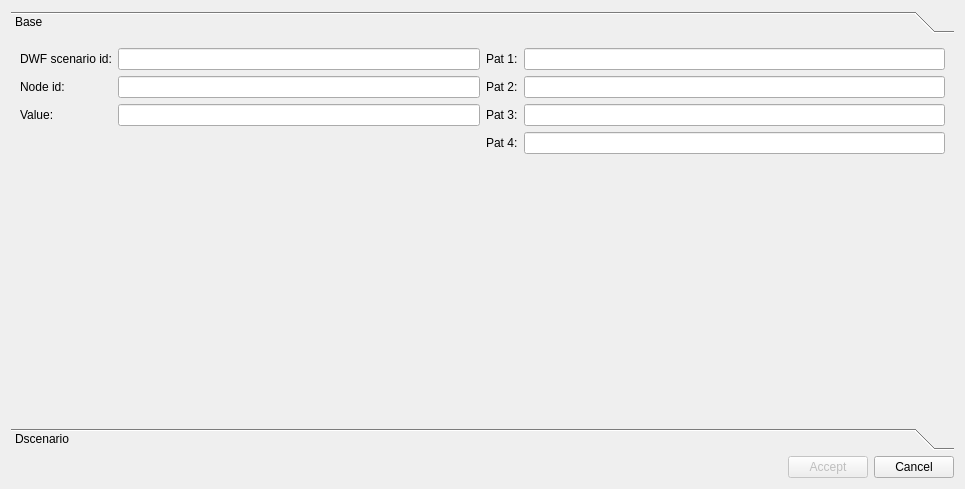
<?xml version="1.0" encoding="UTF-8"?>
<ui version="4.0">
 <class>info_epa_dwf</class>
 <widget class="QDialog" name="info_epa_dwf">
  <property name="geometry">
   <rect>
    <x>0</x>
    <y>0</y>
    <width>965</width>
    <height>489</height>
   </rect>
  </property>
  <property name="windowTitle">
   <string>DWF</string>
  </property>
  <layout class="QGridLayout" name="gridLayout_5">
   <item row="0" column="0">
    <widget class="QToolBox" name="toolBox">
     <property name="currentIndex">
      <number>0</number>
     </property>
     <widget class="QWidget" name="page">
      <property name="geometry">
       <rect>
        <x>0</x>
        <y>0</y>
        <width>943</width>
        <height>368</height>
       </rect>
      </property>
      <attribute name="label">
       <string>Base</string>
      </attribute>
      <layout class="QGridLayout" name="gridLayout_2">
       <item row="0" column="0">
        <layout class="QGridLayout" name="lyt_base_1">
         <item row="0" column="0">
          <widget class="QLabel" name="label">
           <property name="text">
            <string>DWF scenario id:</string>
           </property>
          </widget>
         </item>
         <item row="2" column="0">
          <widget class="QLabel" name="label_4">
           <property name="text">
            <string>Value:</string>
           </property>
          </widget>
         </item>
         <item row="1" column="1">
          <widget class="QLineEdit" name="node_id"/>
         </item>
         <item row="1" column="0">
          <widget class="QLabel" name="label_3">
           <property name="text">
            <string>Node id:</string>
           </property>
          </widget>
         </item>
         <item row="2" column="1">
          <widget class="QLineEdit" name="value"/>
         </item>
         <item row="0" column="1">
          <widget class="QLineEdit" name="dwfscenario_id"/>
         </item>
         <item row="3" column="0" colspan="2">
          <spacer name="verticalSpacer">
           <property name="orientation">
            <enum>Qt::Vertical</enum>
           </property>
           <property name="sizeHint" stdset="0">
            <size>
             <width>20</width>
             <height>40</height>
            </size>
           </property>
          </spacer>
         </item>
        </layout>
       </item>
       <item row="0" column="1">
        <layout class="QGridLayout" name="lyt_base_2" rowstretch="0,0,0,0,0">
         <item row="1" column="1">
          <widget class="QLineEdit" name="pat2"/>
         </item>
         <item row="0" column="1">
          <widget class="QLineEdit" name="pat1"/>
         </item>
         <item row="3" column="0">
          <widget class="QLabel" name="label_7">
           <property name="text">
            <string>Pat 4:</string>
           </property>
          </widget>
         </item>
         <item row="3" column="1">
          <widget class="QLineEdit" name="pat4"/>
         </item>
         <item row="2" column="0">
          <widget class="QLabel" name="label_6">
           <property name="text">
            <string>Pat 3:</string>
           </property>
          </widget>
         </item>
         <item row="0" column="0">
          <widget class="QLabel" name="label_2">
           <property name="text">
            <string>Pat 1:</string>
           </property>
          </widget>
         </item>
         <item row="2" column="1">
          <widget class="QLineEdit" name="pat3"/>
         </item>
         <item row="1" column="0">
          <widget class="QLabel" name="label_5">
           <property name="text">
            <string>Pat 2:</string>
           </property>
          </widget>
         </item>
         <item row="4" column="0" colspan="2">
          <spacer name="verticalSpacer_2">
           <property name="orientation">
            <enum>Qt::Vertical</enum>
           </property>
           <property name="sizeHint" stdset="0">
            <size>
             <width>20</width>
             <height>40</height>
            </size>
           </property>
          </spacer>
         </item>
        </layout>
       </item>
      </layout>
     </widget>
     <widget class="QWidget" name="page_2">
      <property name="geometry">
       <rect>
        <x>0</x>
        <y>0</y>
        <width>120</width>
        <height>148</height>
       </rect>
      </property>
      <attribute name="label">
       <string>Dscenario</string>
      </attribute>
      <layout class="QGridLayout" name="gridLayout_3">
       <item row="1" column="0">
        <layout class="QGridLayout" name="lyt_dscenario">
         <item row="0" column="0">
          <widget class="QTableView" name="tbl_dscenario_inflows"/>
         </item>
        </layout>
       </item>
       <item row="0" column="0">
        <layout class="QHBoxLayout" name="horizontalLayout_2">
         <item>
          <widget class="QPushButton" name="btn_add_dscenario">
           <property name="text">
            <string/>
           </property>
          </widget>
         </item>
         <item>
          <widget class="QPushButton" name="btn_delete_dscenario">
           <property name="text">
            <string/>
           </property>
          </widget>
         </item>
         <item>
          <spacer name="horizontalSpacer_2">
           <property name="orientation">
            <enum>Qt::Horizontal</enum>
           </property>
           <property name="sizeHint" stdset="0">
            <size>
             <width>40</width>
             <height>20</height>
            </size>
           </property>
          </spacer>
         </item>
        </layout>
       </item>
      </layout>
     </widget>
    </widget>
   </item>
   <item row="1" column="0">
    <layout class="QHBoxLayout" name="horizontalLayout">
     <item>
      <spacer name="horizontalSpacer">
       <property name="orientation">
        <enum>Qt::Horizontal</enum>
       </property>
       <property name="sizeHint" stdset="0">
        <size>
         <width>40</width>
         <height>20</height>
        </size>
       </property>
      </spacer>
     </item>
     <item>
      <widget class="QPushButton" name="btn_accept">
       <property name="enabled">
        <bool>false</bool>
       </property>
       <property name="text">
        <string>Accept</string>
       </property>
      </widget>
     </item>
     <item>
      <widget class="QPushButton" name="btn_cancel">
       <property name="text">
        <string>Cancel</string>
       </property>
      </widget>
     </item>
    </layout>
   </item>
  </layout>
 </widget>
 <resources/>
 <connections/>
</ui>
